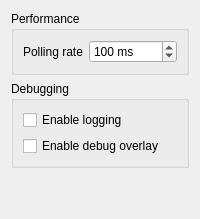
          <widget class="QWidget" name="tab_advanced">
            <attribute name="icon">
              <iconset theme="applications-development">
                <normaloff>../../../../../../../../.designer/backup</normaloff>../../../../../../../../.designer/backup</iconset>
            </attribute>
            <attribute name="title">
              <string>Advanced</string>
            </attribute>
            <layout class="QVBoxLayout" name="verticalLayout_9">
              <item>
                <layout class="QVBoxLayout" name="verticalLayout_advanced" stretch="0,0">
                  <item>
                    <widget class="QGroupBox" name="groupBox_performance">
                      <property name="title">
                        <string>Performance</string>
                      </property>
                      <property name="flat">
                        <bool>false</bool>
                      </property>
                      <layout class="QVBoxLayout" name="verticalLayout_16">
                        <item>
                          <layout class="QFormLayout" name="formLayout_performance">
                            <item row="0" column="0">
                              <widget class="QLabel" name="label_pollingRate">
                                <property name="toolTip">
                                  <string>Speed of which the zone checking is done</string>
                                </property>
                                <property name="text">
                                  <string>Polling rate</string>
                                </property>
                              </widget>
                            </item>
                            <item row="0" column="1">
                              <widget class="QSpinBox" name="kcfg_pollingRate">
                                <property name="sizePolicy">
                                  <sizepolicy hsizetype="Expanding" vsizetype="Fixed">
                                    <horstretch>0</horstretch>
                                    <verstretch>0</verstretch>
                                  </sizepolicy>
                                </property>
                                <property name="toolTip">
                                  <string>Speed of which the zone checking is done</string>
                                </property>
                                <property name="suffix">
                                  <string> ms</string>
                                </property>
                                <property name="minimum">
                                  <number>10</number>
                                </property>
                                <property name="maximum">
                                  <number>1000</number>
                                </property>
                                <property name="singleStep">
                                  <number>10</number>
                                </property>
                                <property name="value">
                                  <number>100</number>
                                </property>
                              </widget>
                            </item>
                          </layout>
                        </item>
                      </layout>
                    </widget>
                  </item>
                  <item>
                    <widget class="QGroupBox" name="groupBox_debug">
                      <property name="title">
                        <string>Debugging</string>
                      </property>
                      <layout class="QVBoxLayout" name="verticalLayout_17">
                        <item>
                          <widget class="QCheckBox" name="kcfg_enableDebugLogging">
                            <property name="sizePolicy">
                              <sizepolicy hsizetype="Minimum" vsizetype="Minimum">
                                <horstretch>0</horstretch>
                                <verstretch>0</verstretch>
                              </sizepolicy>
                            </property>
                            <property name="text">
                              <string>Enable logging</string>
                            </property>
                          </widget>
                        </item>
                        <item>
                          <widget class="QCheckBox" name="kcfg_enableDebugOverlay">
                            <property name="sizePolicy">
                              <sizepolicy hsizetype="Minimum" vsizetype="Minimum">
                                <horstretch>0</horstretch>
                                <verstretch>0</verstretch>
                              </sizepolicy>
                            </property>
                            <property name="text">
                              <string>Enable debug overlay</string>
                            </property>
                          </widget>
                        </item>
                      </layout>
                    </widget>
                  </item>
                </layout>
              </item>
              <item>
                <spacer name="verticalSpacer_advanced">
                  <property name="orientation">
                    <enum>Qt::Orientation::Vertical</enum>
                  </property>
                  <property name="sizeHint" stdset="0">
                    <size>
                      <width>20</width>
                      <height>40</height>
                    </size>
                  </property>
                </spacer>
              </item>
            </layout>
          </widget>
